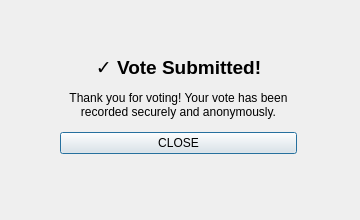
<?xml version="1.0" encoding="UTF-8"?>
<ui version="4.0">
 <class>VoteConfirmationDialog</class>
 <widget class="QDialog" name="VoteConfirmationDialog">
  <property name="geometry">
   <rect>
    <x>0</x>
    <y>0</y>
    <width>360</width>
    <height>220</height>
   </rect>
  </property>
  <property name="windowTitle">
   <string>Vote Submitted</string>
  </property>
  <widget class="QWidget" name="centralwidget">
   <property name="geometry">
    <rect>
     <x>60</x>
     <y>50</y>
     <width>237</width>
     <height>104</height>
    </rect>
   </property>
   <layout class="QVBoxLayout" name="verticalLayout">
    <item>
     <widget class="QLabel" name="labelSuccess">
      <property name="font">
       <font>
        <pointsize>14</pointsize>
        <weight>75</weight>
        <bold>true</bold>
       </font>
      </property>
      <property name="text">
       <string>✓ Vote Submitted!</string>
      </property>
      <property name="alignment">
       <set>Qt::AlignCenter</set>
      </property>
     </widget>
    </item>
    <item>
     <widget class="QLabel" name="labelMsg">
      <property name="text">
       <string>Thank you for voting! Your vote has been recorded securely and anonymously.</string>
      </property>
      <property name="alignment">
       <set>Qt::AlignHCenter|Qt::AlignTop</set>
      </property>
      <property name="wordWrap">
       <bool>true</bool>
      </property>
     </widget>
    </item>
    <item>
     <widget class="QPushButton" name="buttonClose">
      <property name="text">
       <string>CLOSE</string>
      </property>
     </widget>
    </item>
   </layout>
  </widget>
 </widget>
 <resources/>
 <connections/>
</ui>
